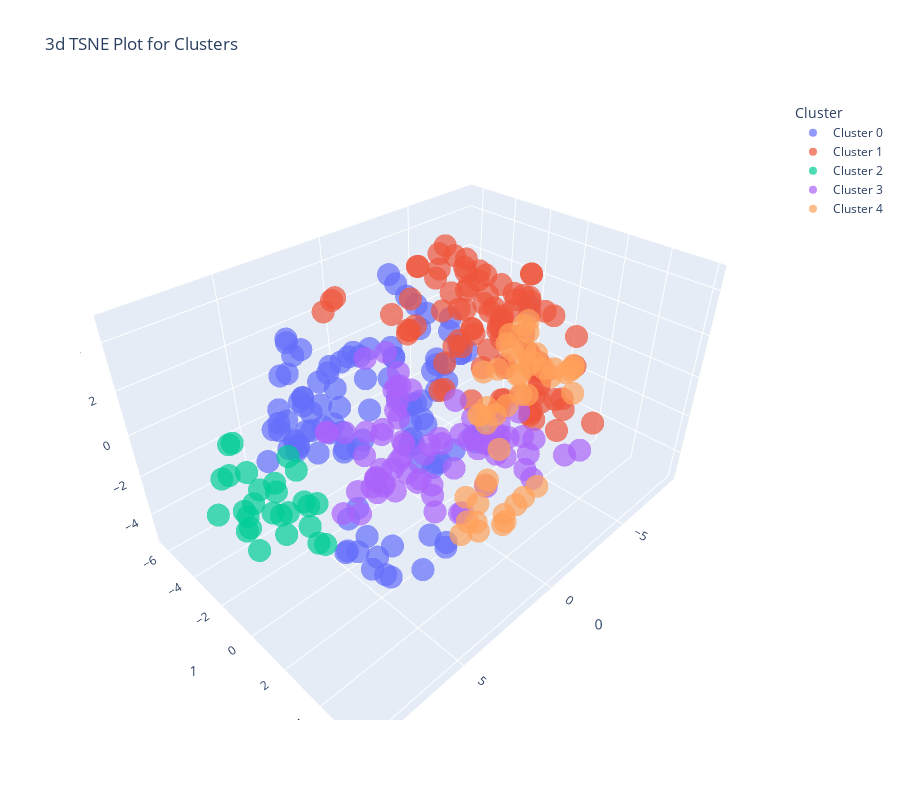

Notebook source saved alongside this figure:
### Markdown cell above
## **3D-Plot for Hierarchical clustering**

### Code cell
plot_model(hClusteringModel, plot='tsne')
